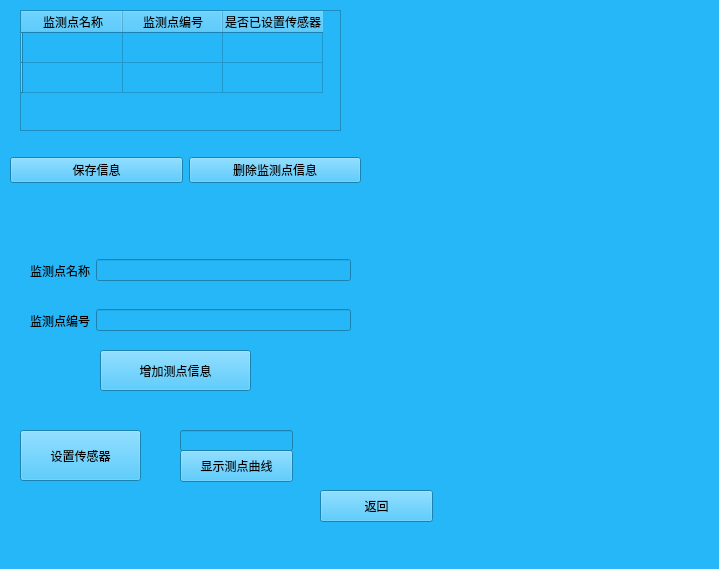
<?xml version="1.0" encoding="UTF-8"?>
<ui version="4.0">
 <class>displacepoint</class>
 <widget class="QMainWindow" name="displacepoint">
  <property name="geometry">
   <rect>
    <x>0</x>
    <y>0</y>
    <width>719</width>
    <height>569</height>
   </rect>
  </property>
  <property name="windowTitle">
   <string>位移监测点信息</string>
  </property>
  <property name="styleSheet">
   <string notr="true">background:rgb(38, 183, 248)</string>
  </property>
  <widget class="QWidget" name="centralwidget">
   <widget class="QTableWidget" name="tableWidget">
    <property name="geometry">
     <rect>
      <x>20</x>
      <y>10</y>
      <width>321</width>
      <height>121</height>
     </rect>
    </property>
    <row>
     <property name="text">
      <string/>
     </property>
    </row>
    <row>
     <property name="text">
      <string/>
     </property>
    </row>
    <column>
     <property name="text">
      <string>监测点名称</string>
     </property>
    </column>
    <column>
     <property name="text">
      <string>监测点编号</string>
     </property>
    </column>
    <column>
     <property name="text">
      <string>是否已设置传感器</string>
     </property>
    </column>
   </widget>
   <widget class="QWidget" name="horizontalLayoutWidget">
    <property name="geometry">
     <rect>
      <x>10</x>
      <y>150</y>
      <width>351</width>
      <height>41</height>
     </rect>
    </property>
    <layout class="QHBoxLayout" name="horizontalLayout">
     <item>
      <widget class="QPushButton" name="savepushButton">
       <property name="text">
        <string>保存信息</string>
       </property>
      </widget>
     </item>
     <item>
      <widget class="QPushButton" name="delepushButton">
       <property name="text">
        <string>删除监测点信息</string>
       </property>
      </widget>
     </item>
    </layout>
   </widget>
   <widget class="QWidget" name="horizontalLayoutWidget_3">
    <property name="geometry">
     <rect>
      <x>30</x>
      <y>300</y>
      <width>321</width>
      <height>41</height>
     </rect>
    </property>
    <layout class="QHBoxLayout" name="horizontalLayout_3">
     <item>
      <widget class="QLabel" name="label_2">
       <property name="text">
        <string>监测点编号</string>
       </property>
      </widget>
     </item>
     <item>
      <widget class="QLineEdit" name="pointnumlineEdit"/>
     </item>
    </layout>
   </widget>
   <widget class="QWidget" name="horizontalLayoutWidget_2">
    <property name="geometry">
     <rect>
      <x>30</x>
      <y>250</y>
      <width>321</width>
      <height>41</height>
     </rect>
    </property>
    <layout class="QHBoxLayout" name="horizontalLayout_2">
     <item>
      <widget class="QLabel" name="label">
       <property name="text">
        <string>监测点名称</string>
       </property>
      </widget>
     </item>
     <item>
      <widget class="QLineEdit" name="pointnamelineEdit"/>
     </item>
    </layout>
   </widget>
   <widget class="QPushButton" name="addpointpushButton">
    <property name="geometry">
     <rect>
      <x>100</x>
      <y>350</y>
      <width>151</width>
      <height>41</height>
     </rect>
    </property>
    <property name="text">
     <string>增加测点信息</string>
    </property>
   </widget>
   <widget class="QPushButton" name="returnpushButton">
    <property name="geometry">
     <rect>
      <x>320</x>
      <y>490</y>
      <width>113</width>
      <height>32</height>
     </rect>
    </property>
    <property name="text">
     <string>返回</string>
    </property>
   </widget>
   <widget class="QPushButton" name="setsensorpushButton">
    <property name="geometry">
     <rect>
      <x>20</x>
      <y>430</y>
      <width>121</width>
      <height>51</height>
     </rect>
    </property>
    <property name="text">
     <string>设置传感器</string>
    </property>
   </widget>
   <widget class="QPushButton" name="pointlinepushButton">
    <property name="geometry">
     <rect>
      <x>180</x>
      <y>450</y>
      <width>113</width>
      <height>32</height>
     </rect>
    </property>
    <property name="text">
     <string>显示测点曲线</string>
    </property>
   </widget>
   <widget class="QLineEdit" name="pointnumlineEdit_2">
    <property name="geometry">
     <rect>
      <x>180</x>
      <y>430</y>
      <width>113</width>
      <height>21</height>
     </rect>
    </property>
   </widget>
  </widget>
  <widget class="QMenuBar" name="menubar">
   <property name="geometry">
    <rect>
     <x>0</x>
     <y>0</y>
     <width>719</width>
     <height>22</height>
    </rect>
   </property>
  </widget>
  <widget class="QStatusBar" name="statusbar"/>
 </widget>
 <resources/>
 <connections/>
</ui>
